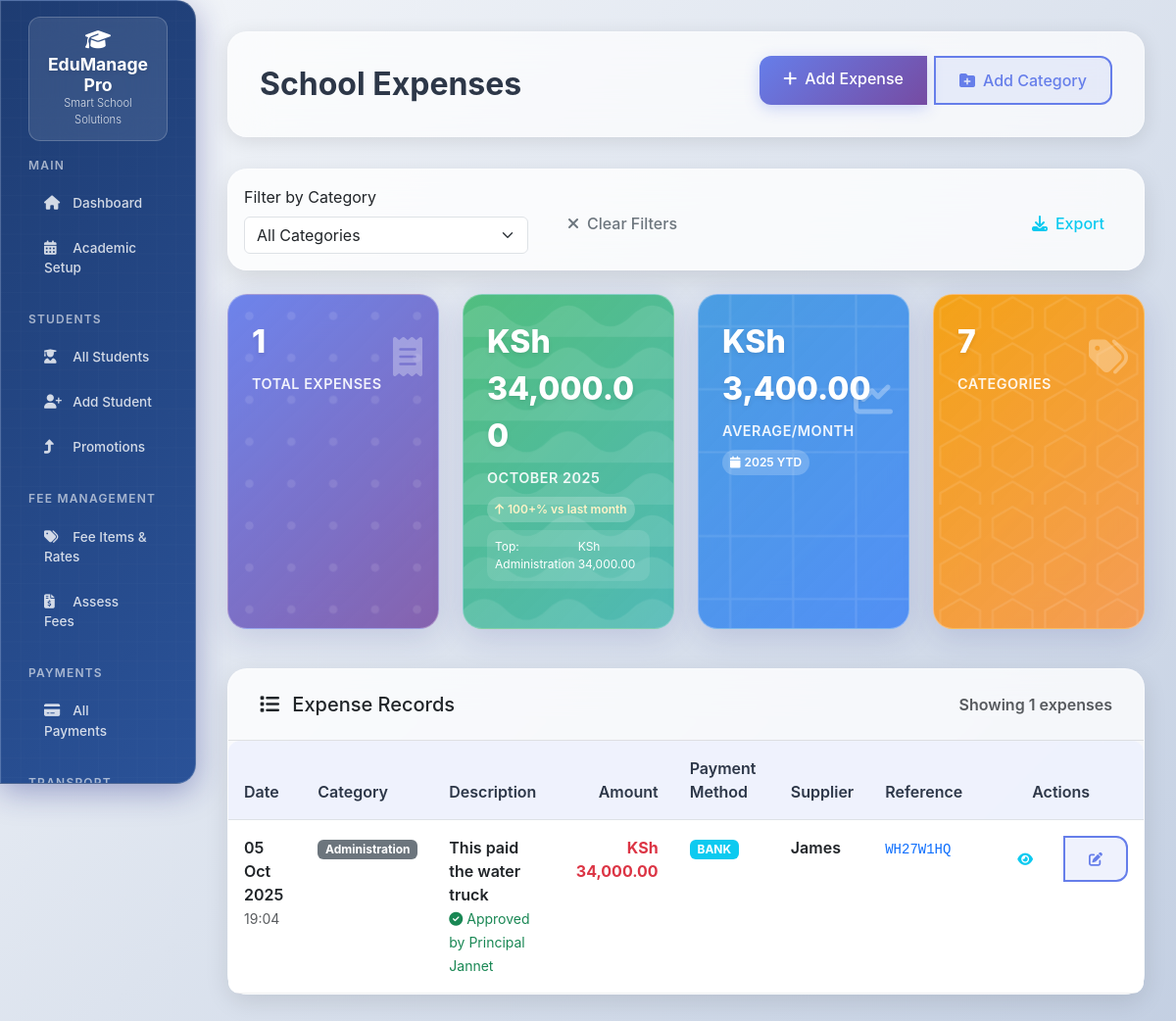
Screenshot of /expenses (signed in) with the database file from the repository.
### models.py (models this page shows, shortened)
class ExpenseCategory(db.Model):
    __tablename__ = "expense_categories"
    id = db.Column(db.Integer, primary_key=True)
    name = db.Column(db.String(100), nullable=False, unique=True)
    code = db.Column(db.String(20), nullable=False, unique=True)
    description = db.Column(db.Text)
    is_active = db.Column(db.Boolean, default=True)

class Expense(db.Model):
    __tablename__ = "expenses"
    id = db.Column(db.Integer, primary_key=True)
    category_id = db.Column(db.Integer, db.ForeignKey("expense_categories.id"), nullable=False)
    description = db.Column(db.Text, nullable=False)
    amount = db.Column(db.Numeric(12, 2), nullable=False)
    expense_date = db.Column(db.Date, default=date.today)
    payment_method = db.Column(db.Enum(PaymentMode))
    reference_number = db.Column(db.String(50))
    supplier_name = db.Column(db.String(200))
    approved_by = db.Column(db.String(100))
    notes = db.Column(db.Text)
    created_by = db.Column(db.Integer, db.ForeignKey("users.id"))
    created_at = db.Column(db.DateTime, default=datetime.utcnow)
    category = db.relationship("ExpenseCategory", backref="expenses")
    creator = db.relationship("User", backref="expenses_created")

### app.py (the view)
@app.route('/expenses')
@login_required
def expense_list():
    from datetime import datetime, timedelta
    from sqlalchemy import func, extract
    page = request.args.get('page', 1, type=int)
    per_page = 20
    category_id = request.args.get('category_id', type=int)
    query = Expense.query
    if category_id:
        query = query.filter_by(category_id=category_id)
    expenses = query.order_by(desc(Expense.expense_date)) \
        .paginate(page=page, per_page=per_page, error_out=False)
    categories = ExpenseCategory.query.filter_by(is_active=True).all()
    current_date = datetime.now()
    current_month = current_date.month
    current_year = current_date.year
    base_query = Expense.query
    if category_id:
        base_query = base_query.filter_by(category_id=category_id)
    this_month_total = base_query.filter(
        extract('month', Expense.expense_date) == current_month,
        extract('year', Expense.expense_date) == current_year
    ).with_entities(func.sum(Expense.amount)).scalar() or 0
    this_year_total = base_query.filter(
        extract('year', Expense.expense_date) == current_year
    ).with_entities(func.sum(Expense.amount)).scalar() or 0
    months_passed = current_month
    average_per_month = this_year_total / months_passed if months_passed > 0 and this_year_total > 0 else 0
    total_expenses = base_query.with_entities(func.sum(Expense.amount)).scalar() or 0
    category_breakdown = db.session.query(
        ExpenseCategory.name,
        ExpenseCategory.code,
        func.sum(Expense.amount).label('total')
    ).join(Expense).filter(
        extract('month', Expense.expense_date) == current_month,
        extract('year', Expense.expense_date) == current_year
    ).group_by(ExpenseCategory.id).all()
    top_category = category_breakdown[0] if category_breakdown else None
    last_month = current_month - 1 if current_month > 1 else 12
    last_month_year = current_year if current_month > 1 else current_year - 1
    last_month_total = base_query.filter(
        extract('month', Expense.expense_date) == last_month,
        extract('year', Expense.expense_date) == last_month_year
    ).with_entities(func.sum(Expense.amount)).scalar() or 0
    if last_month_total > 0:
        month_change_percent = ((float(this_month_total) - float(last_month_total)) / float(last_month_total)) * 100
    else:
        month_change_percent = 100 if this_month_total > 0 else 0
    return render_template('expenses/list.html',
                           expenses=expenses,
                           categories=categories,
                           selected_category=category_id,
                           this_month_total=float(this_month_total),
                           average_per_month=float(average_per_month),
                           total_expenses=float(total_expenses),
                           category_breakdown=category_breakdown,
                           top_category=top_category,
                           month_change_percent=month_change_percent,
                           current_month_name=current_date.strftime('%B'),
                           current_year=current_year)

### Templates/expenses/list.html (shortened to what this page needs)
{% extends "base.html" %}
{% block page_title %}School Expenses{% endblock %}
{% block page_actions %}
<div class="btn-group" role="group">
    <a href="{{ url_for('add_expense') }}" class="btn btn-primary">
        <i class="fas fa-plus me-2"></i>Add Expense
    </a>
    <a href="{{ url_for('add_expense_category') }}" class="btn btn-outline-primary">
        <i class="fas fa-folder-plus me-2"></i>Add Category
    </a>
</div>
{% endblock %}
{% block content %}
<div class="card mb-4">
    <div class="card-body">
        <form method="GET" class="row g-3 align-items-end">
            <div class="col-md-4">
                <label for="category_id" class="form-label">Filter by Category</label>
                <select class="form-select" id="category_id" name="category_id" onchange="this.form.submit()">
                    <option value="">All Categories</option>
                </select>
            </div>
            <div class="col-md-4">
                <button type="button" class="btn btn-outline-secondary" onclick="window.location.href='{{ url_for('expense_list') }}'">
                    <i class="fas fa-times me-2"></i>Clear Filters
                </button>
            </div>
            <div class="col-md-4 text-end">
                <div class="d-flex gap-2 justify-content-end">
                    <button type="button" class="btn btn-outline-info" onclick="exportExpenses()">
                        <i class="fas fa-download me-2"></i>Export
                    </button>
                </div>
            </div>
        </form>
    </div>
</div>
<div class="row mb-4">
    <div class="col-lg-3 col-md-6 mb-3">
        <div class="card expense-card expense-card-total h-100">
            <div class="expense-card-body">
                <span class="expense-metric-value">{{ expenses.total or 0 }}</span>
                <div class="expense-metric-label">Total Expenses</div>
                <i class="fas fa-receipt expense-metric-icon"></i>
            </div>
        </div>
    </div>
    <div class="col-lg-3 col-md-6 mb-3">
        <div class="card expense-card expense-card-month h-100">
            <div class="expense-card-body">
                <span class="expense-metric-value">{{ this_month_total|currency }}</span>
                <div class="expense-metric-label">{{ current_month_name }} {{ current_year }}</div>
                {% if month_change_percent != 0 %}
                    <div class="expense-change-indicator
                         {% if month_change_percent > 0 %}expense-change-positive{% else %}expense-change-negative{% endif %}">
                        <i class="fas fa-arrow-{% if month_change_percent > 0 %}up{% else %}down{% endif %}"></i>
                        {{ month_change_percent|round(1) }}{% if month_change_percent > 0 %}+{% endif %}% vs last month
                    </div>
                {% endif %}
                {% if top_category %}
                    <div class="expense-breakdown">
                        <div class="expense-breakdown-item">
                            <span>Top: {{ top_category.name }}</span>
                            <span>{{ (top_category.total)|currency }}</span>
                        </div>
                    </div>
                {% endif %}
            </div>
        </div>
    </div>
    <div class="col-lg-3 col-md-6 mb-3">
        <div class="card expense-card expense-card-average h-100">
            <div class="expense-card-body">
                <span class="expense-metric-value">{{ average_per_month|currency }}</span>
                <div class="expense-metric-label">Average/Month</div>
                <i class="fas fa-chart-line expense-metric-icon"></i>
                <div class="expense-change-indicator">
                    <i class="fas fa-calendar"></i>
                    {{ current_year }} YTD
                </div>
            </div>
        </div>
    </div>
    <div class="col-lg-3 col-md-6 mb-3">
        <div class="card expense-card expense-card-categories h-100">
            <div class="expense-card-body">
                <span class="expense-metric-value">{{ categories|length }}</span>
                <div class="expense-metric-label">Categories</div>
                <i class="fas fa-tags expense-metric-icon"></i>
            </div>
        </div>
    </div>
</div>
<div class="card">
    <div class="card-header d-flex justify-content-between align-items-center">
        <h5 class="mb-0">
            <i class="fas fa-list me-2"></i>
            Expense Records
        </h5>
        <div class="text-muted">
            {% if expenses.items %}
                Showing {{ expenses.items|length }}
                {% if expenses.has_prev or expenses.has_next %}
                    of {{ expenses.total }} expenses
                {% else %}
                    expenses
                {% endif %}
            {% else %}
                No expenses found
            {% endif %}
        </div>
    </div>
    <div class="card-body p-0">
        {% if expenses.items %}
            <div class="table-responsive">
                <table class="table table-hover mb-0">
                    <thead>
                        <tr>
                            <th>Date</th>
                            <th>Category</th>
                            <th>Description</th>
                            <th class="text-end">Amount</th>
                            <th>Payment Method</th>
                            <th>Supplier</th>
                            <th>Reference</th>
                            <th class="text-center">Actions</th>
                        </tr>
                    </thead>
                    <tbody>
                        {% for expense in expenses.items %}
                            <tr>
                                <td>
                                    <div class="fw-semibold">{{ expense.expense_date.strftime('%d %b %Y') }}</div>
                                    <small class="text-muted">{{ expense.created_at.strftime('%H:%M') }}</small>
                                </td>
                                <td>
                                    <span class="badge bg-secondary">{{ expense.category.name }}</span>
                                </td>
                                <td>
                                    <div class="fw-semibold">{{ expense.description[:50] }}{% if expense.description|length > 50 %}...{% endif %}</div>
                                    {% if expense.approved_by %}
                                        <small class="text-success">
                                            <i class="fas fa-check-circle me-1"></i>Approved by {{ expense.approved_by }}
                                        </small>
                                    {% endif %}
                                </td>
                                <td class="text-end">
                                    <span class="fw-bold text-danger">{{ expense.amount|currency }}</span>
                                </td>
                                <td>
                                    {% if expense.payment_method %}
                                        <span class="badge bg-info">{{ expense.payment_method.value }}</span>
                                    {% else %}
                                        <span class="text-muted">-</span>
                                    {% endif %}
                                </td>
                                <td>
                                    {% if expense.supplier_name %}
                                        <div class="fw-semibold">{{ expense.supplier_name[:20] }}{% if expense.supplier_name|length > 20 %}...{% endif %}</div>
                                    {% else %}
                                        <span class="text-muted">-</span>
                                    {% endif %}
                                </td>
                                <td>
                                    {% if expense.reference_number %}
                                        <code class="text-primary">{{ expense.reference_number }}</code>
                                    {% else %}
                                        <span class="text-muted">-</span>
                                    {% endif %}
                                </td>
                                <td class="text-center">
                                    <div class="btn-group" role="group">
                                        <button type="button" class="btn btn-sm btn-outline-info"
                                                onclick="viewExpenseDetails({{ expense.id }})"
                                                title="View Details">
                                            <i class="fas fa-eye"></i>
                                        </button>
                                        <button type="button" class="btn btn-sm btn-outline-primary"
                                                onclick="editExpense({{ expense.id }})"
                                                title="Edit">
                                            <i class="fas fa-edit"></i>
                                        </button>
                                    </div>
                                </td>
                            </tr>
                        {% endfor %}
                    </tbody>
                </table>
            </div>
        {% endif %}
    </div>
</div>
{% endblock %}

### rows the page displays
ExpenseCategory: name "Administration"
Expense: expense_date "05 Oct 2025", created_at "19:04", category.name "Administration", description "This paid the water truck", approved_by "Principal Jannet", amount "KSh 34,000.00", payment_method.value "BANK", supplier_name "James", reference_number "WH27W1HQ"

### other values shown
{{ expenses.total or 0 }} "1"
{{ this_month_total|currency }} "KSh 34,000.00"
{{ month_change_percent|round(1) }} "100"
{{ (top_category.total)|currency }} "KSh 34,000.00"
{{ average_per_month|currency }} "KSh 3,400.00"
{{ categories|length }} "7"
{{ expenses.items|length }} "1"
